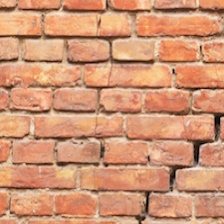
#> input picture dataset/orig/crack_detection_224_images/a_22_4.png, 224 x 224 px, found by its file name
$ python brick_rec.py
#> lines starting #> are read from the running program, lines starting #| are printed output that depends on the picture; after the words box and inside, x2 and y2 are one past the last pixel; in counts of white or black regions, pixels touching at a corner belong together
#https://stackoverflow.com/questions/53021082/recognizing-the-bricks-in-a-brick-wall
import cv2
import random

im_path = "c://users//giovanni.milan//documents//crack_detection_CNN_masonry//dataset//crack_detection_224_images//a_22_4.png"

#thier example
#im_path = "C://Users//Giovanni.Milan//Documents//crack_detection_CNN_masonry//dataset//size_rec//wall.jpg"


img = cv2.imread(im_path)
#> img is the input picture: shape (224, 224, 3); mean B, G, R 115.9, 148.9, 207.7
cv2.imshow("Image", img)
cv2.waitKey(0)
# To hsv
hsv =cv2.cvtColor(img,cv2.COLOR_BGR2HSV)
#> hsv: shape (224, 224, 3); mean H, S, V 10.9, 115, 207.7

# Get the Saturation out
S=hsv[:,:,1]
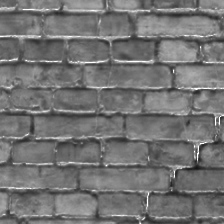
#> S: shape (224, 224); min 21, max 255, mean 115

# Threshold it
(ret,T)=cv2.threshold(S,42,255,cv2.THRESH_BINARY)
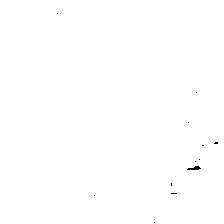
#> T: shape (224, 224); 99.9% white; black in thin lines or dots, all inside (x1, y1, x2, y2) = (57, 13, 218, 223)

# Show intermediate result
cv2.imshow('win',T)
cv2.waitKey(0)

# Find contours
contours,h = cv2.findContours(T, cv2.RETR_TREE,cv2.CHAIN_APPROX_SIMPLE)
#> contours = 13 contours, 11 with area under 20; largest, box (x1, y1, x2, y2) and area: (0, 0, 224, 224) 49729, (186, 165, 202, 171) 49; h = 13 rows, first 6: [-1, -1, 1, -1], [2, -1, -1, 0], [3, 1, -1, 0], [4, 2, -1, 0], [5, 3, -1, 0], [6, 4, -1, 0]

#img2 = img.copy()


for c in contours:
    area = cv2.contourArea(c)
    # Only if the area is not miniscule (arbitrary)
    if area > 100:
        (x, y, w, h) = cv2.boundingRect(c)

        # Uncomment if you want to draw the conours
        #cv2.drawContours(img, [c], -1, (0, 255, 0), 2)

        # Get random color for each brick
        tpl = tuple([random.randint(0, 255) for _ in range(3)])
        cv2.rectangle(img, (x, y), (x + w, y + h), tpl, -1)
#> this loop made 13 passes
#> (c, area, x, y, w, h, tpl) on pass 1: ([[0, 0], [0, 223], [223, 223], [223, 0]], 49729, 0, 0, 224, 224, (197, 215, 20))
#> area on pass 6: 49
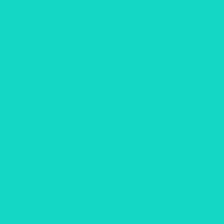
#> img: shape (224, 224, 3); mean B, G, R 197, 215, 20

cv2.imshow("bricks", img)
cv2.waitKey(0)

$ run again, with dataset/orig/crack_detection_224_images/a_0_11.png copied over dataset/orig/crack_detection_224_images/a_22_4.png
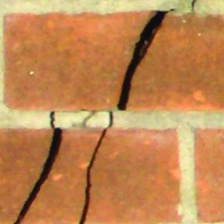
#> input picture dataset/orig/crack_detection_224_images/a_0_11.png, 224 x 224 px, found by its file name
#> img is the input picture: shape (224, 224, 3); mean B, G, R 82.6, 134.7, 193
#> hsv: shape (224, 224, 3); mean H, S, V 16.1, 148.2, 193
#> `S=hsv[:,:,1]`:
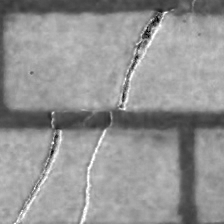
#> S: shape (224, 224); min 0, max 255, mean 148.2
#> T: shape (224, 224); 99.9% white; black in thin lines or dots, all inside (x1, y1, x2, y2) = (51, 9, 162, 155)
#> `contours,h = cv2.findContours(T, cv2.RETR_TREE,cv2.CHAIN_APPROX_SIMPLE)`: contours = 16 contours, 14 with area under 20; largest, box (x1, y1, x2, y2) and area: (0, 0, 224, 224) 49729, (152, 15, 160, 26) 31; h = 16 rows, first 6: [-1, -1, 1, -1], [2, -1, -1, 0], [3, 1, -1, 0], [4, 2, -1, 0], [5, 3, -1, 0], [6, 4, -1, 0]
#> the loop `for c in contours:` made 16 passes
#> (c, area, x, y, w, h, tpl) on pass 1: ([[0, 0], [0, 223], [223, 223], [223, 0]], 49729, 0, 0, 224, 224, (197, 215, 20))
